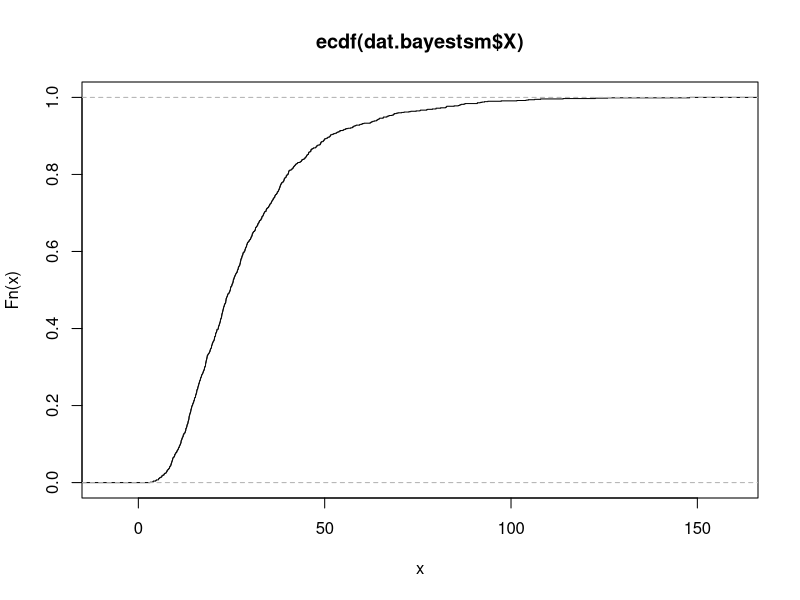
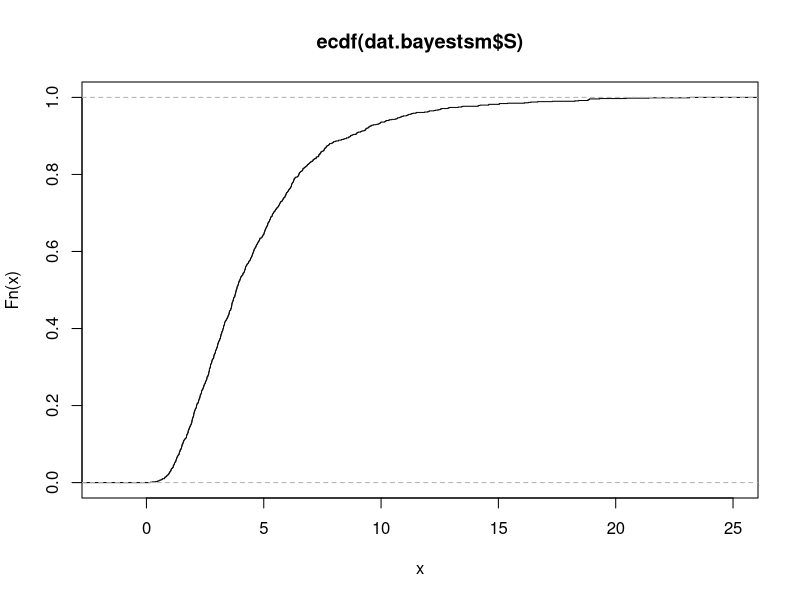

Source code (R) for these figures, in order:
library(MASS)

# Simulates interval censored 3 state screening data assuming MV-normal covariates
# See demo.r for details
gendat = function(n, p = 3, p.discrete = 0, r=.1, s = 1, 
                  sigma.X=1/2, mu.X = 1, beta.X = NULL,  
                  sigma.S=1/2, mu.S = 1, beta.S = NULL,  
                  cor.X.S = 0,
                  Tmax = 20, v.min = 1, v.max = 6, mean.rc = 40,
                  dist.X='weibull', dist.S='weibull',
                  do.b.XS = F, b.XS = NULL){
  
  if(p ==0){
    beta.X = as.matrix(mu.X)
    beta.S = as.matrix(mu.S)
  }   else{
  beta.X = as.matrix(c(mu.X, beta.X))
  beta.S = as.matrix(c(mu.S, beta.S))
  }
  
  # Sim Z
  R = matrix(r, p, p)
  diag(R) =  1
  S = rep(s, p)
  Sigma = cor2cov(R, S)
  if(p>0) {Z = mvrnorm(n, mu = rep(0,p), Sigma)} else Z = NULL
  # Sim discrete Z
  if(p.discrete == 1){
    Z.discrete = rbinom(n, 1, 0.5)
    Z = cbind( Z, Z.discrete)
    colnames(Z) = paste(1:ncol(Z))
  }  
  Z1 = cbind( as.matrix(rep(1,n)),Z)
  
  # Sim.X
  if( dist.X=='weibull' | dist.X=='loglog' | dist.X=='lognormal' ){
    if(dist.X=='weibull')    e.X = r.ev(n)
    if(dist.X=='loglog')     e.X = rlog(n)
    if(dist.X=='lognormal')  e.X = rnorm(n)
    X = Z1 %*% beta.X + sigma.X * e.X # log surv times
    X = exp(X) # surv times
    X  = as.numeric(X)
  }
  # Sim.S
  if( dist.S=='weibull' | dist.S=='loglog' | dist.S=='lognormal' ){
    if(dist.S=='weibull')   e.S = r.ev(n)
    if(dist.S=='loglog')    e.S = rlog(n)
    if(dist.S=='lognormal') e.S = rnorm(n)
    S = Z1 %*% beta.S + sigma.S * e.S # log surv times
    if(do.b.XS){
      #logstdX = scale(X)
      S = Z1 %*% beta.S + b.XS * log(X) + sigma.S * e.S # log surv times
    } 
    S = exp(S) # surv times
    S = as.numeric(S)
  }
  
  if(dist.X=='bv-lognormal'){
    Sigma.e  = matrix( c(1, cor.X.S, cor.X.S, 1), 2, 2)
    e = mvrnorm(n, c(0,0), Sigma.e)
    X = Z1 %*% rbind(mu.X, beta.X) + sigma.X * e[,1] # log surv times
    S = Z1 %*% rbind(mu.S, beta.S) + sigma.S * e[,2] # log surv times
    X = as.numeric(exp(X))
    S = as.numeric(exp(S))
  }
  
  # Create total time
  XS = as.numeric(X+S)  # Total time from baseline to event 2
  
  # Generate screening sequences
  t.rc = rexp(n, 1/mean.rc ) #runif(n, start.rc, vmax*(visitdist+leniancy))
  V = as.matrix(runif(n, v.min, v.max ))
  for(i in 2:Tmax){
    V = cbind(V, runif(n, V[,(i-1)]+v.min, V[,(i-1)]+v.max ))
  }
  t.rc = V[,1] + t.rc
  i = apply(V < t.rc, 1, sum)
  t.rc = apply( cbind(i, V), 1, function(x) x[x[1]+1] )
  t.rc = matrix( rep( t.rc, Tmax), nrow = n, ncol = Tmax)
  V    = (V < t.rc) * V + (V >= t.rc) * t.rc
  V    = cbind(0, V)
  
  # Find indices of events
  ind.h  = rowSums(V < X) # Last healthy time index
  ind.x  = ind.h+1        # First stage 1 
  ind.xs = rowSums(V < XS) + 1 # First stage 2
  ind.x[ind.x>ncol(V)] = ncol(V)
  
  # Define delta (event)
  d = rep(-99,n)
  d[ind.x < ind.xs ]  = 2
  d[ind.x == ind.xs  & ind.xs != (ncol(V)+1)] = 3
  d[ind.h == ind.x]  = 1
  
  # Define left and right interval bound
  L = V[ cbind(1:nrow(V), ind.h) ]
  R = V[ cbind(1:nrow(V), ind.x) ]
  R[ ind.h == ind.x ] = Inf
  
  if(p>0) dat = data.frame(L=L, R=R, d=d, X=X, S=S, Z=Z)
  if(p==0) dat = data.frame(L=L, R=R, d=d, X=X, S=S)
  
  return(dat)
}

# ------------------------------------------------------------------------------
# Supporting functions for (gendat) --------------------------------------------
# ------------------------------------------------------------------------------
# Transforms correlation matrix to variance-covariance matrix using SDs
cor2cov <- function(R,S){
  diag(S) %*% R %*% diag(S)
}

# Quantile and random number generation for the extreme value distribution
q.ev = function(p) log(-log(1-p))
r.ev = function(n){
  u = runif(n)
  q.ev(u)
}
# ------------------------------------------------------------------------------
# ------------------------------------------------------------------------------

# For comparison, the same data generated for BayesTSM input
set.seed(12052023)
dat.bayestsm = gendat(n = 1000,     # Sample size
              p = 1,                 # Number of normally distributed covariates N(0,1)
              p.discrete = 1,        # Number of discrete covariates (Bernoulli(0.5))
              r = .1,                 # Correlation of the continuous covariates
              sigma.X = 0.2,         # True scale parameter
              mu.X    = 3,           # True intercept parameter
              beta.X  = c(0.5,0.5),  # True slope parameters of all covariates of X
              sigma.S = 0.3,         # True scale parameter
              mu.S    = 1.2,           # True intercept parameters
              beta.S  = c(0.5,0.5),  # True slope parameter of all covariates of S
              dist.X  = 'weibull',   # Distribution of X, alternatives are loglog and lognormal
              dist.S  = 'weibull',   # Distribution of S, alternatives are loglog and lognormal
              v.min   = 1,           # Minimum time between screening moments (c_min in the paper)
              v.max   = 7,           # Maximum time between screening moments (c_max in the paper)
              Tmax    = 2e2,         # Maximum number of screening times (this is set to high value; but too high values increase computation time)
              mean.rc = 20           # Mean time to right censoring (parameter of exponential distribution; theta in the paper)
)

# par(mfrow=c(1,3))
plot(ecdf(dat.bayestsm$X))
plot(ecdf(dat.bayestsm$S))